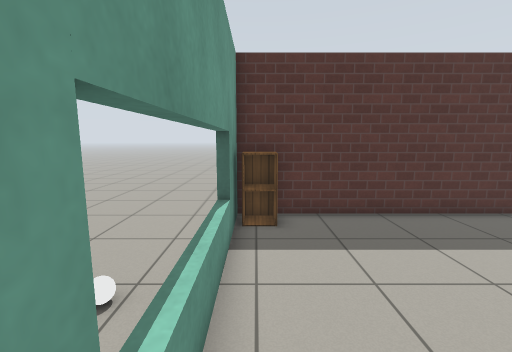
[1] (above)

17 first-person views from a walk through a robot-simulator world made for Gazebo. The camera is 1.2 m above the floor, tilts 8° down and sees 90° across. Floor lines are 1 m apart. The floor is counted in squares, 0.5 m on a side. Each view is taken from the middle of a square. On the plan, view 1 faces up. The plan holds only what a view shows up to about 17 squares ahead; the rest is blank. The robots in the file are not drawn. Simple patterns stand in for the simulator's built-in surfaces. Some surface patterns are stand-ins.

[2]
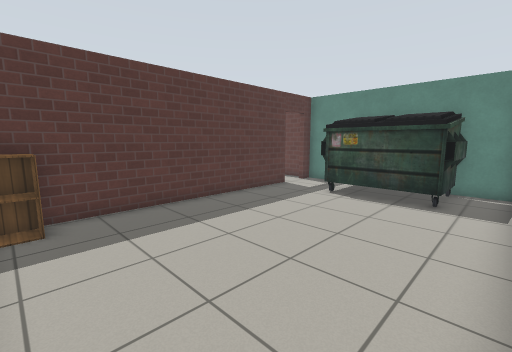

[3]
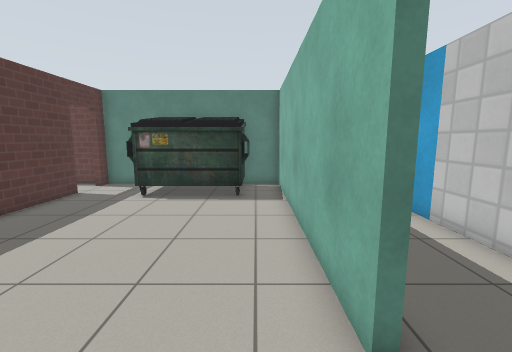

[4]
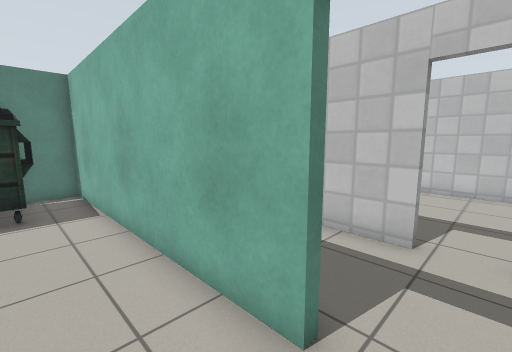

[5]
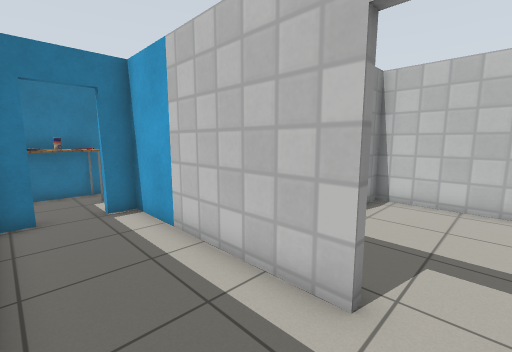

[6]
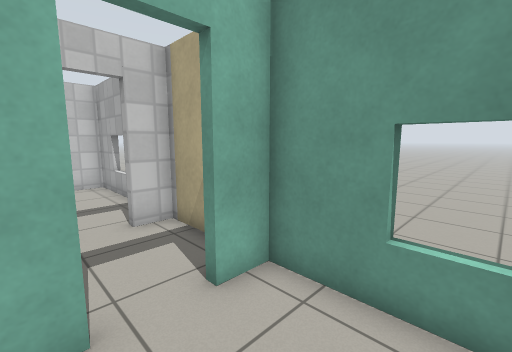

[7]
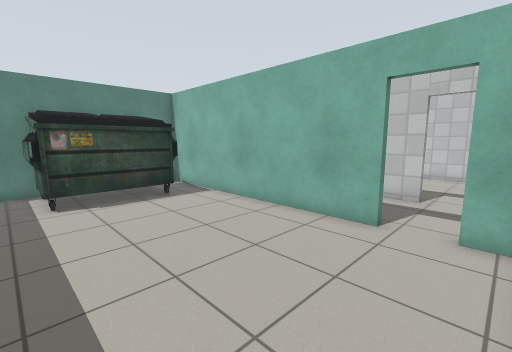

[8]
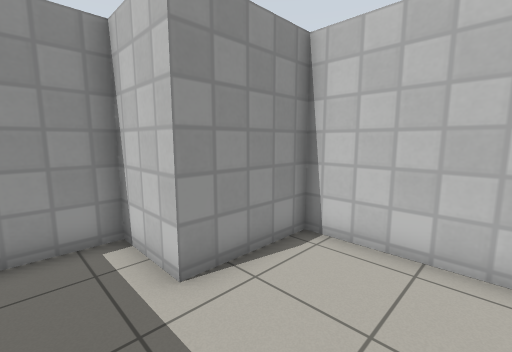

[9]
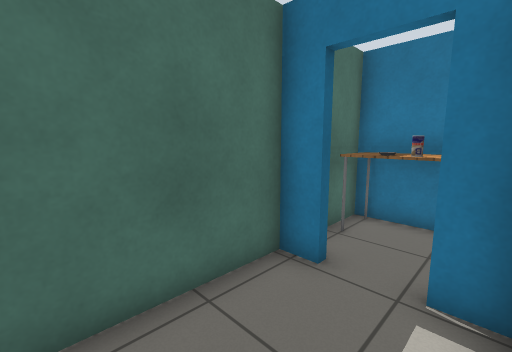

[10]
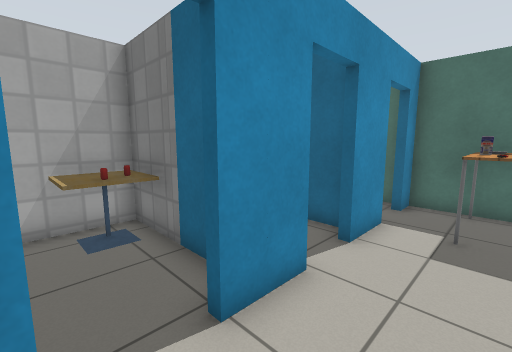

[11]
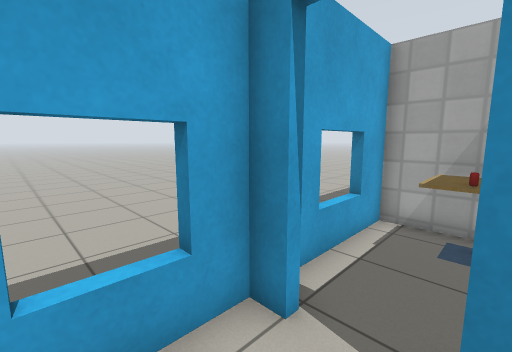

[12]
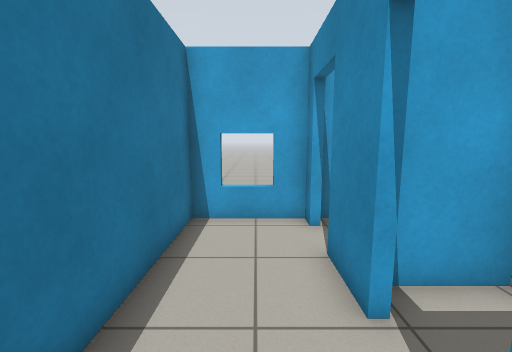

[13]
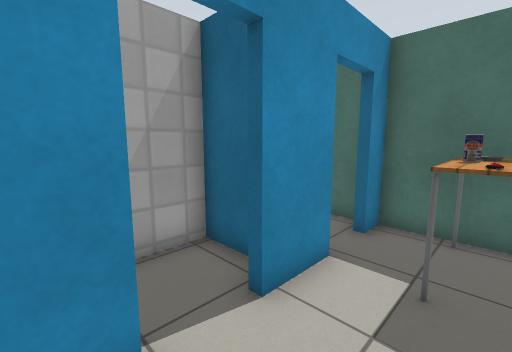

[14]
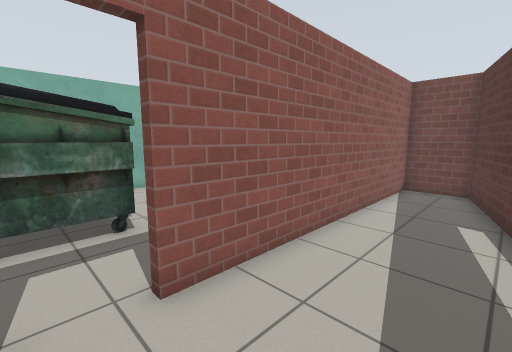

[15]
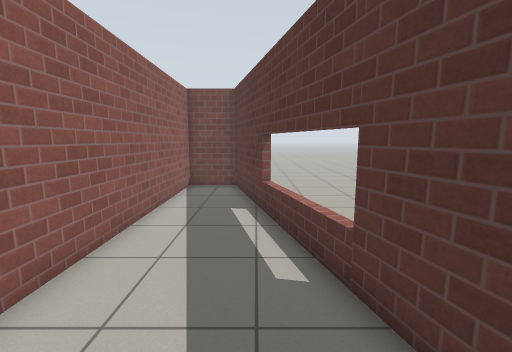

[16]
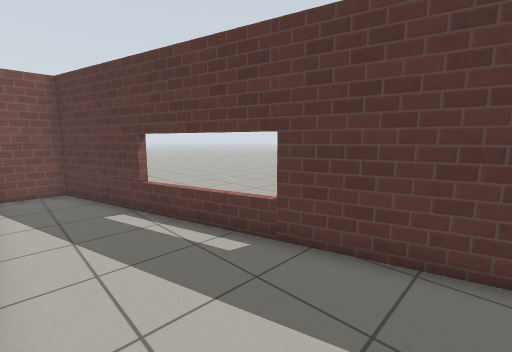

[17]
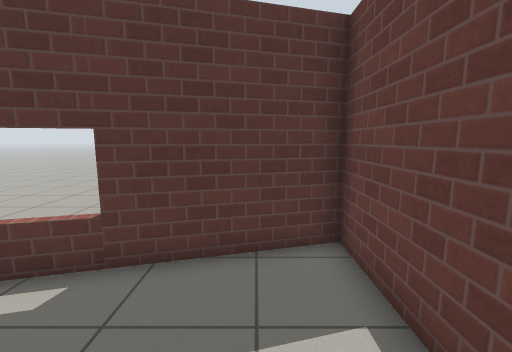

### Floor plan
Key: @ floor where view 1 was taken; # wall or solid block; . floor; D open door; = window, fence, low wall or low ledge; C cabinet; B white ball; U dumpster; T table; R drink can; A cafe table; O other object.
Columns run from 2 left of view 1 to 14 right of it. Each row starts with its distance up from view 1.
 15 ......        ###
 14 ......    #####.#
 13 ..     ====.....#
 12 .  ####.........#
 11 .##............ #
 10 .#............. #
  9 .#..............#
  8 .#############DD#
  7 .#C.............#
  6 .#..............#
  5 .=...........UUU#
  4 B=...........UUU#
  3 B=...........UUU#
  2  =...........UUU#
  1  #...........UUU#
  0  #@.............#
 -1  #.DD...........#
 -2  ##..#########TT#
 -3   ..........D.TO#
 -4  #..........D.TR#
 -5  #.DD.......#..T#
 -6  ##DD########...#
 -7   ........#.D...#
 -8   ........#.D...#
 -9  =.....######...#
-10  =.....#AO..#...#
-11  #.....#AA..D...#
-12  #.....#....D...#
-13  ########==###=##

Positions as (right, up) in squares from view 1, and headings:
1: (0, 0), facing up
2: (0, -1), facing up-right
3: (0, 0), facing right
4: (1, 1), facing down-right
5: (1, -2), facing down-right
6: (3, 2), facing down-left
7: (0, 6), facing down-right
8: (1, -7), facing down-right
9: (6, -5), facing up-right
10: (13, -12), facing up-left
11: (13, -10), facing down-left
12: (12, -5), facing down
13: (13, -9), facing up-left
14: (13, 12), facing down-left
15: (13, 12), facing left
16: (13, 9), facing up-left
17: (12, 9), facing up
